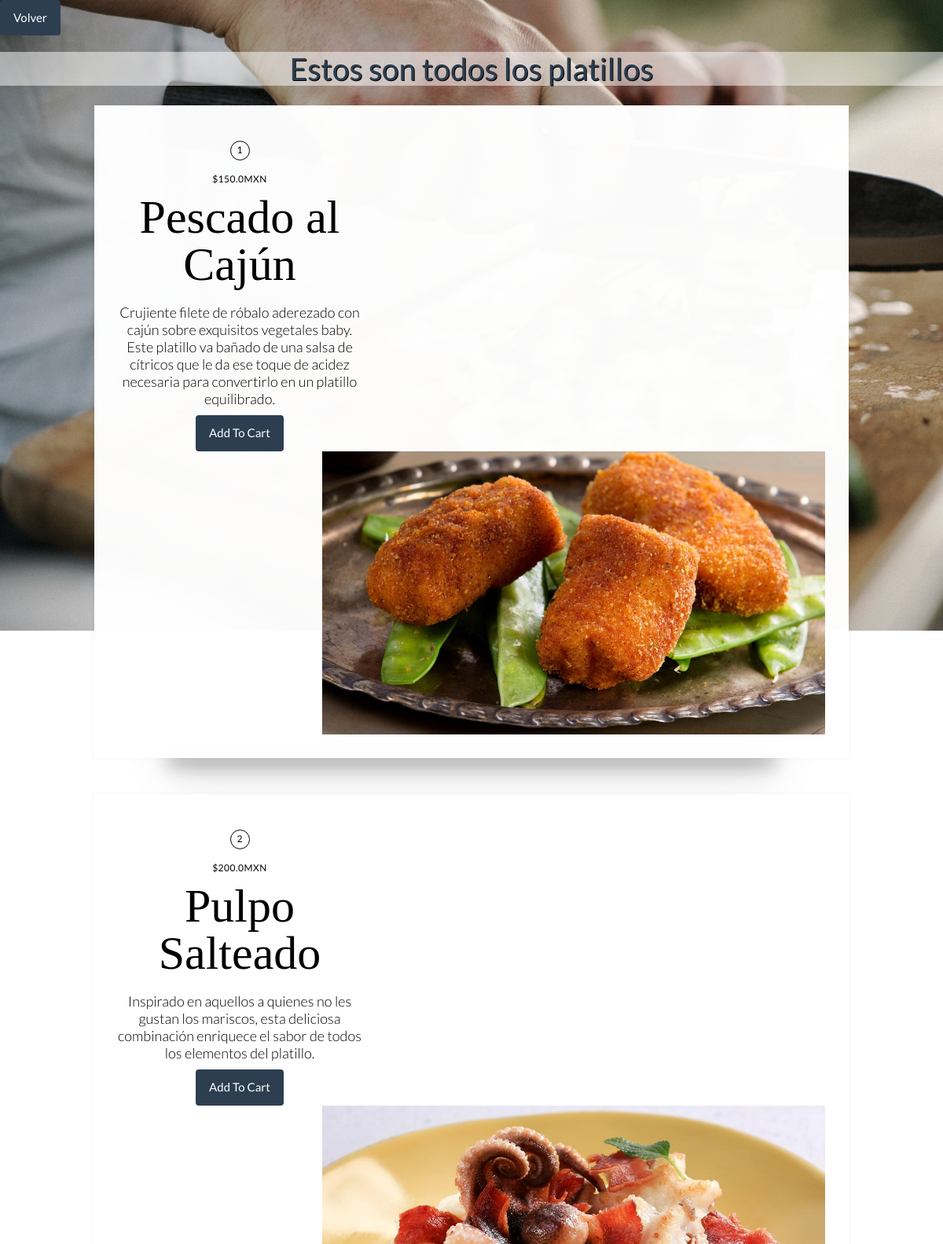
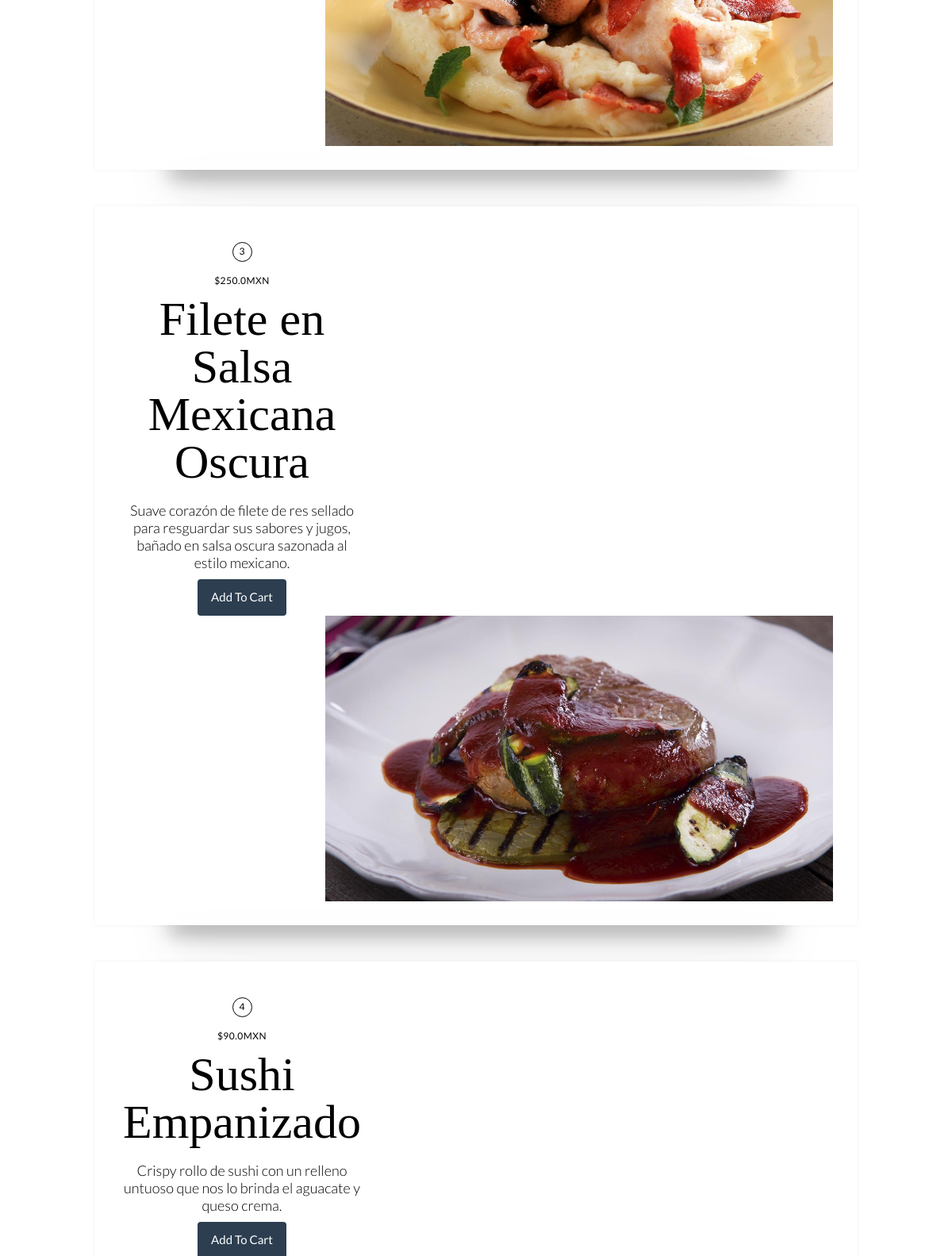
The app's page /ver_menu/ (signed in, upper part) with its own data (2 pictures, top to bottom).
### platillo/models.py (models this page shows, shortened)
class Platillo(models.Model):
    id = models.AutoField(primary_key=True)
    nombre = models.CharField(max_length=200, unique=True)
    descripcion = models.CharField(max_length=500, null=True)
    precio = models.FloatField(null=False, default=0)
    imagen = models.ImageField(null=True, upload_to=directorio_imagen)
    categoria = models.ForeignKey(
        'categoria.Categoria', on_delete=models.CASCADE)
    class Meta:
        db_table = 'platillo'
        verbose_name_plural = "Platillos"

### cliente/views.py (the view)
# urls.py: path('ver_menu/', views.ver_menu, name="ver_menu"),
@login_required
def ver_menu(request):
    platillos = Platillo.objects.all()
    contexto = {"platillos": platillos}
    return render(request, "cliente/ver_menu.html", contexto)

### templates/cliente/ver_menu.html (shortened to what this page needs)
{% load static %}
<link rel="stylesheet" type="text/css" href={% static 'platillo/css/ver_platillos.css'%}>
<link rel="stylesheet" href="{% static 'css/bootstrap.min.css' %}">
<div class="return-btn" style="text-align: start">
        <a class="btn btn-primary" href="../../../home/">Volver</a>
</div>
<h1>Estos son todos los platillos</h1>
{% for platillo_original in platillos%}
    <div id="{{platillo.id}}">
        <div class="card-container">
  <div class="card u-clearfix">
    <div class="card-body">
      <span class="card-number card-circle subtle">{{platillo_original.id}}</span>
      <span class="card-author subtle">${{platillo_original.precio}}MXN</span>
      <h2 class="card-title">{{platillo_original.nombre}}</h2>
      <span class="card-description subtle">{{platillo_original.descripcion}}</span>
      <a class="btn btn-primary" href="{% url 'cliente:cart_add' platillo_original.id %}">Add To Cart</a>
    </div>
    <img src="{{platillo_original.imagen.url}}" alt="" class="card-media" height="360" width="auto"/>
  </div>
</div><br>
    </div>
{% endfor %}

### platillo/static/platillo/css/ver_platillos.css (style rules this page uses)
h1 { margin-top: 30px; background: rgba(255, 255, 255, 0.5); text-shadow: 1px 1px black; }
*, *:before, *:after { box-sizing: inherit; }
.u-clearfix:before, .u-clearfix:after { content: " "; display: table; }
.u-clearfix:after { clear: both; }
.u-clearfix { *zoom: 1; }
.subtle { color: black; }
.card-container { margin: 25px auto 0; position: relative; width: 80vw; }
.card { background-color: rgba(255, 255, 255, 0.979); padding: 30px; position: relative; box-shadow: 0 0 5px rgba(75, 75, 75, 0.07); z-index: 1; }
.card-body { display: inline-block; float: left; width: 310px; }
.card-number { margin-top: 15px; }
.card-circle { border: 1px solid black; border-radius: 50%; display: inline-block; line-height: 22px; font-size: 12px; height: 25px; text-align: center; width: 25px; }
.card-author { display: block; font-size: 12px; letter-spacing: 0.5px; margin: 15px 0 0; text-transform: uppercase; }
.card-title { font-family: "Cormorant Garamond", serif; color: black; font-size: 60px; font-weight: 300; line-height: 60px; margin: 10px 0; }
.card-description { display: inline-block; font-weight: 300; line-height: 22px; margin: 10px 0; font-size: larger; }
.card-media { float: right; }

### records on screen
Platillo: id "1", precio "150.0", nombre "Pescado al Cajún", descripcion "Crujiente filete de róbalo aderezado con cajún sobre exquisitos vegetales baby. Este platillo va bañado de una salsa de cítricos que le da ese toque de acidez necesaria para convertirlo en un platillo equilibrado.", imagen (picture)
Platillo: id "2", precio "200.0", nombre "Pulpo Salteado", descripcion "Inspirado en aquellos a quienes no les gustan los mariscos, esta deliciosa combinación enriquece el sabor de todos los elementos del platillo.", imagen (picture)
Platillo: id "3", precio "250.0", nombre "Filete en Salsa Mexicana Oscura", descripcion "Suave corazón de filete de res sellado para resguardar sus sabores y jugos, bañado en salsa oscura sazonada al estilo mexicano.", imagen (picture)
Platillo: id "4", precio "90.0", nombre "Sushi Empanizado", descripcion "Crispy rollo de sushi con un relleno untuoso que nos lo brinda el aguacate y queso crema."
